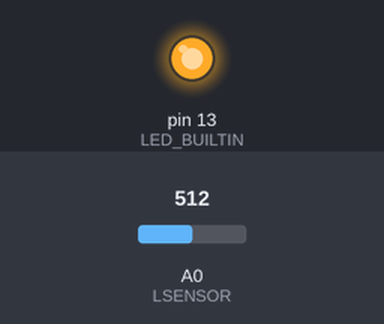
Simulated run of this sketch. Board: Arduino Uno, built with avr-gcc and run on an emulated ATmega328P. Parts: output pins drawn as LEDs (lit = HIGH). Inputs (shaded band) come from the test bench; at power-on: A0 (LSENSOR) = 512.

Above: at 0.1 s.
At 9.1 s:
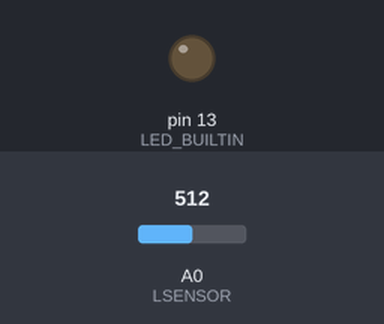
Timing chart, 0 to 10.6 s (numbered marks = the images above):
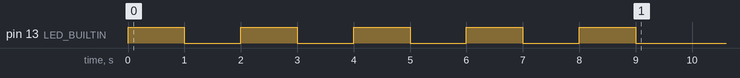

The sketch:

lightsensor.ino
```cpp
/**
 * lightsensor
 * Autor: Francesc Arpí @ 2017
 * Circuit per a controlar el llum de la entrada. Només s'encendrà quan sigui fosc i
 * detecti moviment.
 */
#define CALIBRATION 10 // Segons... TODO: Valor recomenat: 60s
#define LSENSOR 0
#define LMINVALUE 400

int lValue; // Lee el valor del sensor de luz.

void setup() {
  pinMode(LED_BUILTIN, OUTPUT);

  // Temps d'espera per què es calibri el sensor de moviment
  calibrate();
}

void loop() {
  lValue = analogRead(LSENSOR);

  //Serial.println(lValue);

  if (lValue < LMINVALUE) {
    digitalWrite(LED_BUILTIN, HIGH);
  } else {
    digitalWrite(LED_BUILTIN, LOW);
  }

  // Esperamos 1s antes de la siguiente lectura.
  delay(1000);
}

// Esperem un temps prudencial per què el HC-SR501 es calibri
void calibrate() {
  int status = HIGH;
  for (int i=0;i<CALIBRATION;i++) {
    digitalWrite(LED_BUILTIN, status);
    delay(1000);
    status = status ? LOW : HIGH;
  }
}
```
